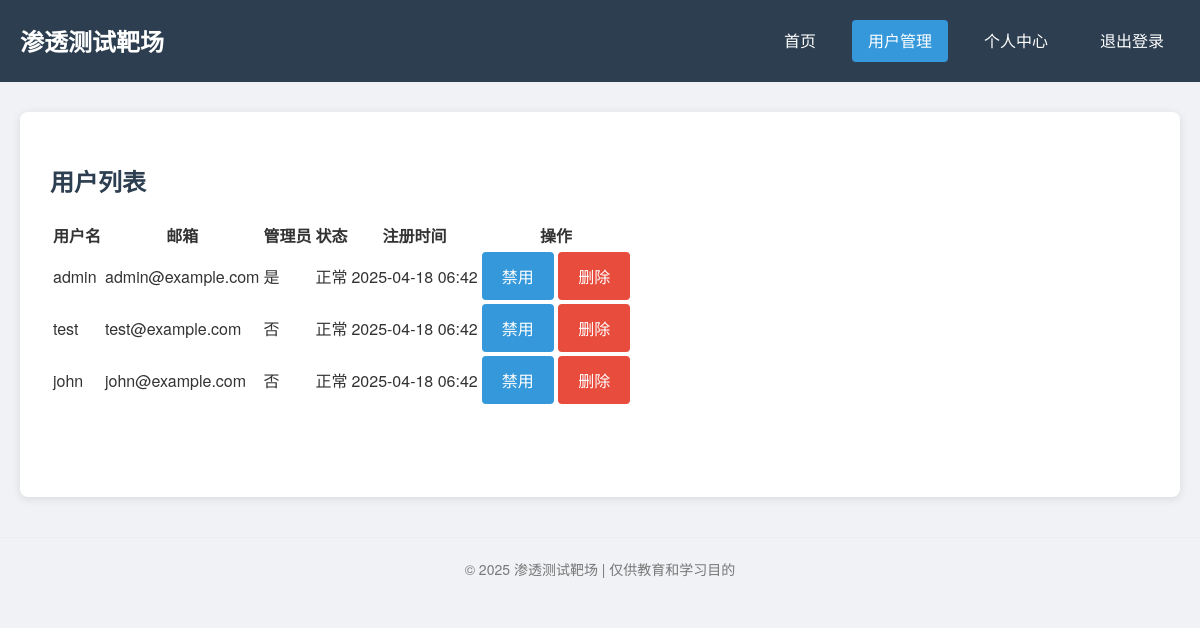
The app's page /admin.php with its own data.
### tables this page shows
CREATE TABLE `users` (
  `id` int(11) NOT NULL AUTO_INCREMENT,
  `username` varchar(50) NOT NULL,
  `password` varchar(255) NOT NULL,
  `email` varchar(100) DEFAULT NULL,
  `avatar` varchar(255) DEFAULT 'default.jpg',
  `bio` text DEFAULT NULL,
  `is_admin` tinyint(1) DEFAULT 0,
  `status` tinyint(1) DEFAULT 1 COMMENT '0-禁用 1-正常',
  `deleted_at` timestamp NULL DEFAULT NULL COMMENT '删除时间',
  `created_at` timestamp NULL DEFAULT CURRENT_TIMESTAMP,
  `last_login` timestamp NULL DEFAULT NULL,
  `login_ip` varchar(45) DEFAULT NULL,
  PRIMARY KEY (`id`),
  UNIQUE KEY `username` (`username`)
);

### admin.php (the view, shortened to what this page needs)
<?php
require_once 'db.php';
$perPage = 10;
$page = isset($_GET['page']) ? (int)$_GET['page'] : 1;
$offset = ($page - 1) * $perPage;
$query = "SELECT id, username, email, avatar, bio, is_admin, status, created_at
          FROM users
          WHERE deleted_at IS NULL
          ORDER BY created_at DESC
          LIMIT $perPage OFFSET $offset";
$result = $conn->query($query);
?>
<!DOCTYPE html>
<!DOCTYPE html>
<html lang="zh-CN">
<head>
    <link rel="stylesheet" href="styles.css">
</head>
<body>
    <header>
        <div class="container">
            <div class="logo">
                <h1><a href="index.php">渗透测试靶场</a></h1>
            </div>
            <nav>
                <a href="index.php">首页</a>
                <a href="admin.php" class="active">用户管理</a>
                <a href="profile.php">个人中心</a>
                <a href="logout.php">退出登录</a>
            </nav>
        </div>
    </header>
    <div class="container">
        <main>
            <section>
                <h2>用户列表</h2>
                <div class="table-responsive">
                    <table>
                <thead>
                    <tr class="table-header">
                        <th>用户名</th>
                        <th>邮箱</th>
                        <th>管理员</th>
                        <th>状态</th>
                        <th>注册时间</th>
                        <th>操作</th>
                    </tr>
                </thead>
                <tbody>
                    <?php while ($user = $result->fetch_assoc()): ?>
                    <tr>
                        <td><?= htmlspecialchars($user['username'], ENT_QUOTES, 'UTF-8') ?></td>
                        <td><?= htmlspecialchars($user['email'], ENT_QUOTES, 'UTF-8') ?></td>
                        <td><?= $user['is_admin'] ? '是' : '否' ?></td>
                        <td><?= $user['status'] ? '正常' : '禁用' ?></td>
                        <td><?= (new DateTime($user['created_at']))->format('Y-m-d H:i') ?></td>
                        <td>
                            <form method="POST" style="display:inline;">
                                <button type="submit" name="toggle_status" class="btn-login">
                                    <?= $user['status'] ? '禁用' : '启用' ?>
                                </button>
                            </form>
                            <form method="POST" style="display:inline;" onsubmit="return confirm('确定要删除该用户？');">
                                <button type="submit" name="delete_user" class="btn-register delete-btn">删除</button>
                            </form>
                        </td>
                    </tr>
                    <?php endwhile; ?>
                </tbody>
            </table>
            </div>
        </main>
    </div>
    <footer>
        <div class="container">
            &copy; 2025 渗透测试靶场 | 仅供教育和学习目的
        </div>
    </footer>
</body>
</html>

### styles.css (style rules this page uses)
body { font-family: "Helvetica Neue", Helvetica, Arial, sans-serif; background-color: #f0f2f5; margin: 0; padding: 0; color: #333; line-height: 1.6; }
.container { max-width: 1200px; margin: 0 auto; padding: 0 20px; }
header { background-color: #2c3e50; color: white; padding: 20px 0; margin-bottom: 30px; }
header .container { display: flex; justify-content: space-between; align-items: center; }
.logo h1 { margin: 0; font-size: 24px; }
.logo a { text-decoration: none; color: white; }
nav { display: flex; gap: 20px; }
nav a { color: white; text-decoration: none; padding: 8px 16px; border-radius: 4px; transition: background-color 0.3s; }
nav a.active { background-color: #3498db; }
main { background-color: white; border-radius: 8px; box-shadow: 0 2px 10px rgba(0,0,0,0.1); padding: 30px; margin-bottom: 40px; }
.delete-btn { background-color: #e74c3c; color: white; }
section { margin-bottom: 30px; }
h1, h2, h3 { color: #2c3e50; }
form { max-width: 500px; margin: 0 auto; }
button, input[type="submit"] { background-color: #3498db; color: white; border: none; padding: 12px 20px; border-radius: 4px; cursor: pointer; font-size: 16px; transition: background-color 0.3s; }
footer { text-align: center; padding: 20px; color: #777; font-size: 14px; border-top: 1px solid #eee; margin-top: 40px; }

### records on screen
users: username "admin", email "admin@example.com", is_admin "是", status "正常", created_at "2025-04-18 06:42"
users: username "test", email "test@example.com", is_admin "否", status "正常", created_at "2025-04-18 06:42"
users: username "john", email "john@example.com", is_admin "否", status "正常", created_at "2025-04-18 06:42"
